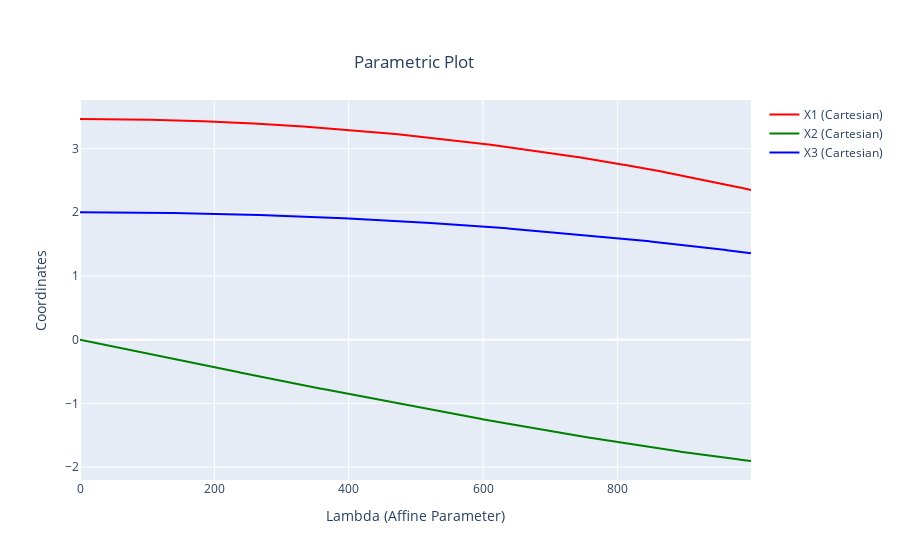

The code cell stored with this chart in its notebook:
### Code cell
gpl.clear()
gpl.parametric_plot(geod, colors=("red", "green", "blue"))
gpl.show()

### Figure 1 — Plotly figure (JSON) as saved in the notebook; plotly's stock layout.template omitted (floating-point values rounded to 4 significant figures; data arrays with more than 128 entries replaced by an {"elided": "..."} marker saying what was removed)
{"data": [{"line": {"color": "red", "width": 2}, "mode": "lines", "name": "X1 (Cartesian)", "type": "scatter", "x": {"elided": "1000 int values"}, "y": {"elided": "1000 float values"}}, {"line": {"color": "green", "width": 2}, "mode": "lines", "name": "X2 (Cartesian)", "type": "scatter", "x": {"elided": "1000 int values"}, "y": {"elided": "1000 float values"}}, {"line": {"color": "blue", "width": 2}, "mode": "lines", "name": "X3 (Cartesian)", "type": "scatter", "x": {"elided": "1000 int values"}, "y": {"elided": "1000 float values"}}], "layout": {"title": {"text": "Parametric Plot", "x": 0.46, "xanchor": "center", "y": 0.9, "yanchor": "top"}, "xaxis": {"title": {"text": "Lambda (Affine Parameter)"}}, "yaxis": {"title": {"text": "Coordinates"}}}}
